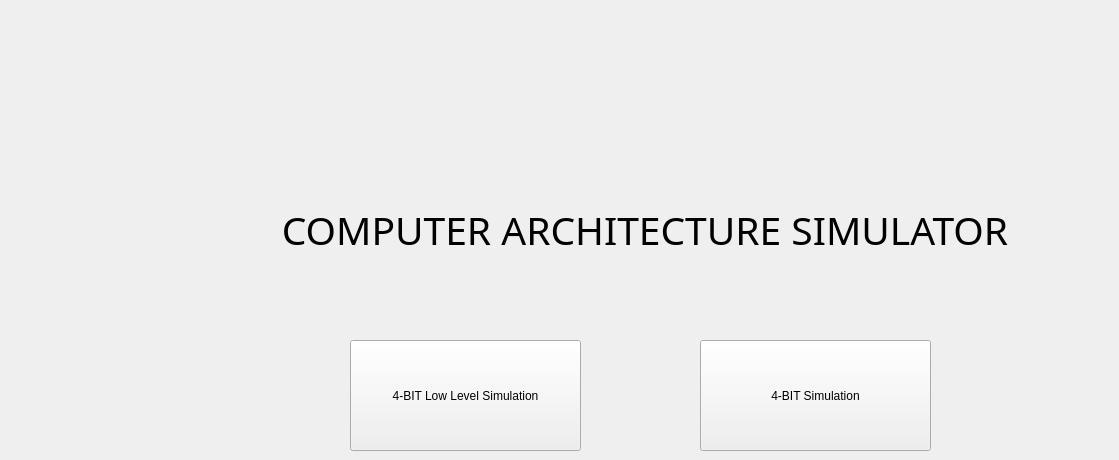
    <widget class="QWidget" name="page">
     <widget class="QLabel" name="Title">
      <property name="geometry">
       <rect>
        <x>180</x>
        <y>200</y>
        <width>930</width>
        <height>60</height>
       </rect>
      </property>
      <property name="font">
       <font>
        <family>Impact</family>
        <pointsize>29</pointsize>
       </font>
      </property>
      <property name="text">
       <string>COMPUTER ARCHITECTURE SIMULATOR</string>
      </property>
      <property name="textFormat">
       <enum>Qt::PlainText</enum>
      </property>
      <property name="alignment">
       <set>Qt::AlignCenter</set>
      </property>
      <property name="textInteractionFlags">
       <set>Qt::NoTextInteraction</set>
      </property>
     </widget>
     <widget class="QPushButton" name="button_4bit_LowLevel">
      <property name="geometry">
       <rect>
        <x>350</x>
        <y>340</y>
        <width>231</width>
        <height>111</height>
       </rect>
      </property>
      <property name="text">
       <string>4-BIT Low Level Simulation</string>
      </property>
     </widget>
     <widget class="QPushButton" name="button_4bit">
      <property name="geometry">
       <rect>
        <x>700</x>
        <y>340</y>
        <width>231</width>
        <height>111</height>
       </rect>
      </property>
      <property name="text">
       <string>4-BIT Simulation</string>
      </property>
     </widget>
    </widget>
